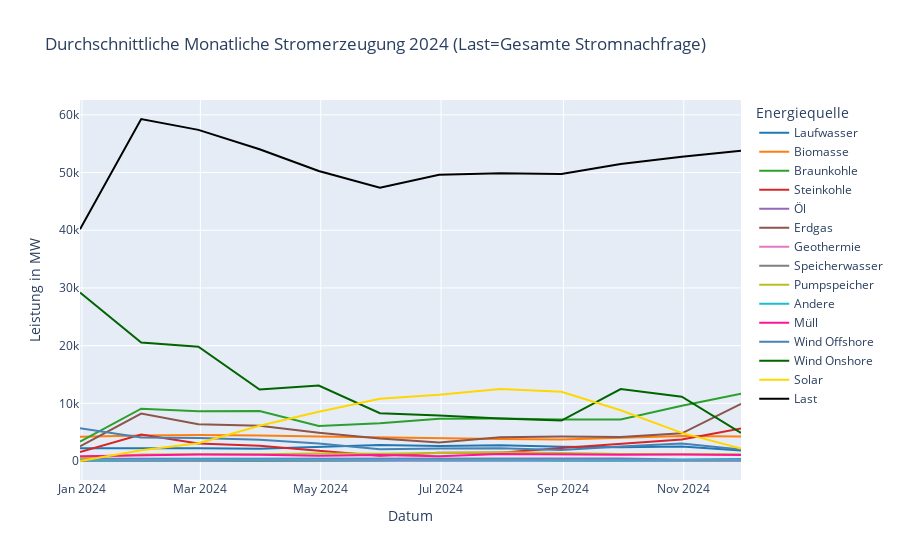

Here is the notebook cell this chart was saved with:
### Markdown cell above
# 19. Monatliche Durchschnittswerte

### Code cell
df_monat = df.resample("M").mean(numeric_only=True).reset_index()
strom_monat = df_monat.melt(id_vars="Datum", var_name="Energiequelle", value_name="Leistung in MW")

fig = px.line(
    strom_monat,
    x="Datum",
    y="Leistung in MW",
    color="Energiequelle",
    title="Durchschnittliche Monatliche Stromerzeugung 2024 (Last=Gesamte Stromnachfrage)",
    color_discrete_map=farben
)
fig.show()
